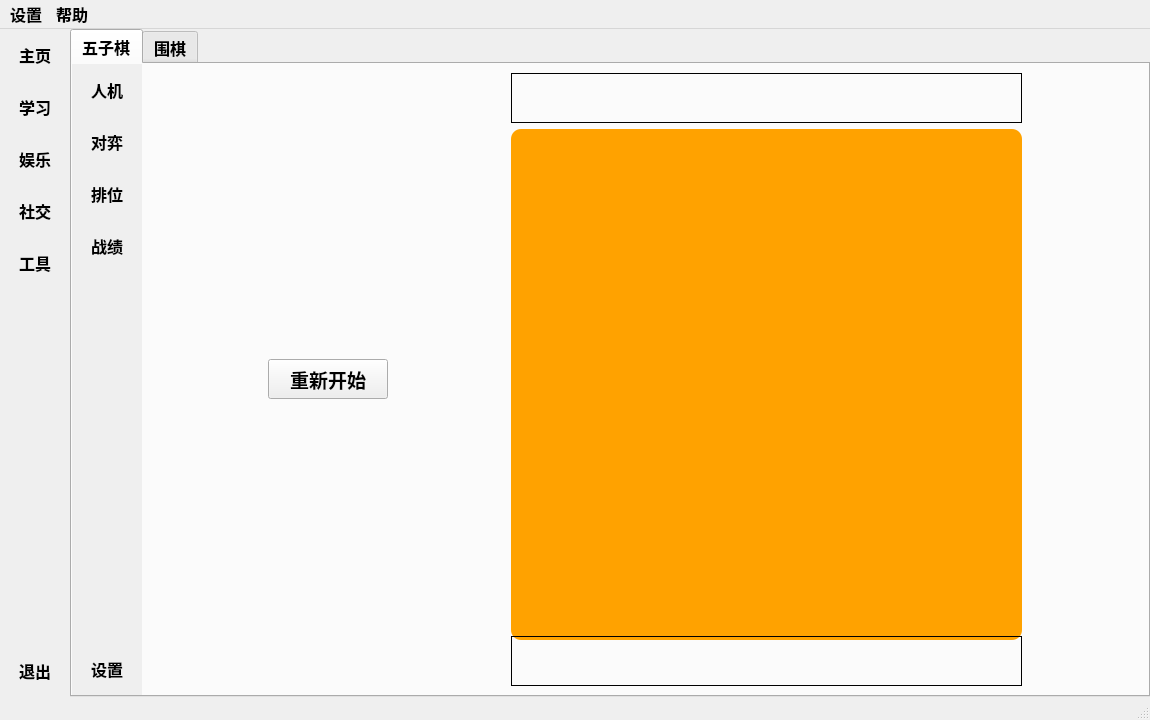
<?xml version="1.0" encoding="UTF-8"?>
<ui version="4.0">
 <class>CMainWindow</class>
 <widget class="QMainWindow" name="CMainWindow">
  <property name="geometry">
   <rect>
    <x>0</x>
    <y>0</y>
    <width>1150</width>
    <height>720</height>
   </rect>
  </property>
  <property name="minimumSize">
   <size>
    <width>1150</width>
    <height>720</height>
   </size>
  </property>
  <property name="font">
   <font>
    <family>微软雅黑</family>
    <pointsize>10</pointsize>
    <weight>50</weight>
    <bold>false</bold>
   </font>
  </property>
  <property name="windowTitle">
   <string>IntelligentWindow</string>
  </property>
  <property name="windowIcon">
   <iconset>
    <normaloff>:/image/ico/intelligentwindow.ico</normaloff>:/image/ico/intelligentwindow.ico</iconset>
  </property>
  <property name="styleSheet">
   <string notr="true"/>
  </property>
  <widget class="QWidget" name="centralwidget">
   <layout class="QGridLayout" name="gridLayout_2">
    <property name="leftMargin">
     <number>0</number>
    </property>
    <property name="topMargin">
     <number>0</number>
    </property>
    <property name="rightMargin">
     <number>0</number>
    </property>
    <property name="bottomMargin">
     <number>0</number>
    </property>
    <property name="spacing">
     <number>0</number>
    </property>
    <item row="0" column="1">
     <widget class="QStackedWidget" name="stackedWidgetMain">
      <property name="autoFillBackground">
       <bool>false</bool>
      </property>
      <property name="frameShape">
       <enum>QFrame::NoFrame</enum>
      </property>
      <property name="currentIndex">
       <number>2</number>
      </property>
      <widget class="QWidget" name="pageMainHome">
       <layout class="QGridLayout" name="gridLayout_3">
        <item row="0" column="0">
         <widget class="QLabel" name="label_8">
          <property name="frameShape">
           <enum>QFrame::Box</enum>
          </property>
          <property name="text">
           <string/>
          </property>
          <property name="pixmap">
           <pixmap>:/image/jpg/4.jpg</pixmap>
          </property>
          <property name="scaledContents">
           <bool>true</bool>
          </property>
         </widget>
        </item>
       </layout>
      </widget>
      <widget class="QWidget" name="pageMainStudy">
       <layout class="QGridLayout" name="gridLayout_4">
        <item row="0" column="0">
         <widget class="QLabel" name="label_2">
          <property name="frameShape">
           <enum>QFrame::Box</enum>
          </property>
          <property name="text">
           <string/>
          </property>
          <property name="pixmap">
           <pixmap>:/image/jpg/4.jpg</pixmap>
          </property>
          <property name="scaledContents">
           <bool>true</bool>
          </property>
         </widget>
        </item>
       </layout>
      </widget>
      <widget class="QWidget" name="pageMainRecreation">
       <property name="autoFillBackground">
        <bool>false</bool>
       </property>
       <layout class="QGridLayout" name="gridLayout_5">
        <property name="leftMargin">
         <number>0</number>
        </property>
        <property name="topMargin">
         <number>0</number>
        </property>
        <property name="rightMargin">
         <number>0</number>
        </property>
        <property name="bottomMargin">
         <number>0</number>
        </property>
        <property name="spacing">
         <number>0</number>
        </property>
        <item row="0" column="0">
         <widget class="QTabWidget" name="tabWidgetRecreation">
          <property name="font">
           <font>
            <family>等线</family>
            <pointsize>12</pointsize>
            <weight>75</weight>
            <bold>true</bold>
           </font>
          </property>
          <property name="currentIndex">
           <number>0</number>
          </property>
          <widget class="QWidget" name="tabGobang">
           <attribute name="title">
            <string>五子棋</string>
           </attribute>
           <layout class="QGridLayout" name="gridLayout_9">
            <property name="leftMargin">
             <number>0</number>
            </property>
            <property name="topMargin">
             <number>0</number>
            </property>
            <property name="rightMargin">
             <number>0</number>
            </property>
            <property name="bottomMargin">
             <number>0</number>
            </property>
            <property name="spacing">
             <number>0</number>
            </property>
            <item row="0" column="0">
             <widget class="QWidget" name="widgetGobangSidedMenu" native="true">
              <property name="enabled">
               <bool>true</bool>
              </property>
              <property name="sizePolicy">
               <sizepolicy hsizetype="Preferred" vsizetype="Preferred">
                <horstretch>0</horstretch>
                <verstretch>0</verstretch>
               </sizepolicy>
              </property>
              <property name="autoFillBackground">
               <bool>true</bool>
              </property>
              <layout class="QGridLayout" name="gridLayout_8">
               <property name="leftMargin">
                <number>0</number>
               </property>
               <property name="topMargin">
                <number>0</number>
               </property>
               <property name="rightMargin">
                <number>0</number>
               </property>
               <property name="bottomMargin">
                <number>0</number>
               </property>
               <property name="spacing">
                <number>0</number>
               </property>
               <item row="5" column="0">
                <widget class="QToolButton" name="toolButtonGobangSetting">
                 <property name="minimumSize">
                  <size>
                   <width>70</width>
                   <height>52</height>
                  </size>
                 </property>
                 <property name="maximumSize">
                  <size>
                   <width>70</width>
                   <height>52</height>
                  </size>
                 </property>
                 <property name="font">
                  <font>
                   <family>等线</family>
                   <pointsize>12</pointsize>
                   <weight>75</weight>
                   <bold>true</bold>
                  </font>
                 </property>
                 <property name="text">
                  <string>设置</string>
                 </property>
                 <property name="icon">
                  <iconset resource="intelligentwindowclient.qrc">
                   <normaloff>:/pictures/ico/settings.ico</normaloff>:/pictures/ico/settings.ico</iconset>
                 </property>
                 <property name="iconSize">
                  <size>
                   <width>30</width>
                   <height>30</height>
                  </size>
                 </property>
                 <property name="checkable">
                  <bool>false</bool>
                 </property>
                 <property name="checked">
                  <bool>false</bool>
                 </property>
                 <property name="popupMode">
                  <enum>QToolButton::DelayedPopup</enum>
                 </property>
                 <property name="toolButtonStyle">
                  <enum>Qt::ToolButtonTextUnderIcon</enum>
                 </property>
                 <property name="autoRaise">
                  <bool>true</bool>
                 </property>
                </widget>
               </item>
               <item row="1" column="0">
                <widget class="QToolButton" name="toolButtonGobangPVP">
                 <property name="minimumSize">
                  <size>
                   <width>70</width>
                   <height>52</height>
                  </size>
                 </property>
                 <property name="maximumSize">
                  <size>
                   <width>70</width>
                   <height>52</height>
                  </size>
                 </property>
                 <property name="font">
                  <font>
                   <family>等线</family>
                   <pointsize>12</pointsize>
                   <weight>75</weight>
                   <bold>true</bold>
                  </font>
                 </property>
                 <property name="toolTip">
                  <string/>
                 </property>
                 <property name="text">
                  <string>对弈</string>
                 </property>
                 <property name="icon">
                  <iconset resource="intelligentwindowclient.qrc">
                   <normaloff>:/pictures/ico/users.ico</normaloff>:/pictures/ico/users.ico</iconset>
                 </property>
                 <property name="iconSize">
                  <size>
                   <width>28</width>
                   <height>28</height>
                  </size>
                 </property>
                 <property name="checkable">
                  <bool>false</bool>
                 </property>
                 <property name="checked">
                  <bool>false</bool>
                 </property>
                 <property name="popupMode">
                  <enum>QToolButton::DelayedPopup</enum>
                 </property>
                 <property name="toolButtonStyle">
                  <enum>Qt::ToolButtonTextUnderIcon</enum>
                 </property>
                 <property name="autoRaise">
                  <bool>true</bool>
                 </property>
                </widget>
               </item>
               <item row="2" column="0">
                <widget class="QToolButton" name="toolButtonGobangQualifying">
                 <property name="minimumSize">
                  <size>
                   <width>70</width>
                   <height>52</height>
                  </size>
                 </property>
                 <property name="maximumSize">
                  <size>
                   <width>70</width>
                   <height>52</height>
                  </size>
                 </property>
                 <property name="font">
                  <font>
                   <family>等线</family>
                   <pointsize>12</pointsize>
                   <weight>75</weight>
                   <bold>true</bold>
                  </font>
                 </property>
                 <property name="text">
                  <string>排位</string>
                 </property>
                 <property name="icon">
                  <iconset resource="intelligentwindowclient.qrc">
                   <normaloff>:/pictures/ico/Trophy.ico</normaloff>:/pictures/ico/Trophy.ico</iconset>
                 </property>
                 <property name="iconSize">
                  <size>
                   <width>30</width>
                   <height>30</height>
                  </size>
                 </property>
                 <property name="checkable">
                  <bool>false</bool>
                 </property>
                 <property name="checked">
                  <bool>false</bool>
                 </property>
                 <property name="popupMode">
                  <enum>QToolButton::DelayedPopup</enum>
                 </property>
                 <property name="toolButtonStyle">
                  <enum>Qt::ToolButtonTextUnderIcon</enum>
                 </property>
                 <property name="autoRaise">
                  <bool>true</bool>
                 </property>
                </widget>
               </item>
               <item row="0" column="0">
                <widget class="QToolButton" name="toolButtonGobangPVC">
                 <property name="minimumSize">
                  <size>
                   <width>70</width>
                   <height>52</height>
                  </size>
                 </property>
                 <property name="maximumSize">
                  <size>
                   <width>70</width>
                   <height>52</height>
                  </size>
                 </property>
                 <property name="font">
                  <font>
                   <family>等线</family>
                   <pointsize>12</pointsize>
                   <weight>75</weight>
                   <bold>true</bold>
                  </font>
                 </property>
                 <property name="toolTip">
                  <string/>
                 </property>
                 <property name="styleSheet">
                  <string notr="true"/>
                 </property>
                 <property name="text">
                  <string>人机</string>
                 </property>
                 <property name="icon">
                  <iconset resource="intelligentwindowclient.qrc">
                   <normaloff>:/pictures/ico/Calcbot.ico</normaloff>:/pictures/ico/Calcbot.ico</iconset>
                 </property>
                 <property name="iconSize">
                  <size>
                   <width>30</width>
                   <height>30</height>
                  </size>
                 </property>
                 <property name="checkable">
                  <bool>false</bool>
                 </property>
                 <property name="checked">
                  <bool>false</bool>
                 </property>
                 <property name="popupMode">
                  <enum>QToolButton::DelayedPopup</enum>
                 </property>
                 <property name="toolButtonStyle">
                  <enum>Qt::ToolButtonTextUnderIcon</enum>
                 </property>
                 <property name="autoRaise">
                  <bool>true</bool>
                 </property>
                </widget>
               </item>
               <item row="4" column="0">
                <spacer name="verticalSpacer_2">
                 <property name="orientation">
                  <enum>Qt::Vertical</enum>
                 </property>
                 <property name="sizeHint" stdset="0">
                  <size>
                   <width>20</width>
                   <height>40</height>
                  </size>
                 </property>
                </spacer>
               </item>
               <item row="3" column="0">
                <widget class="QToolButton" name="toolButtonGobangRecord">
                 <property name="minimumSize">
                  <size>
                   <width>70</width>
                   <height>52</height>
                  </size>
                 </property>
                 <property name="maximumSize">
                  <size>
                   <width>70</width>
                   <height>52</height>
                  </size>
                 </property>
                 <property name="font">
                  <font>
                   <family>等线</family>
                   <pointsize>12</pointsize>
                   <weight>75</weight>
                   <bold>true</bold>
                  </font>
                 </property>
                 <property name="text">
                  <string>战绩</string>
                 </property>
                 <property name="icon">
                  <iconset resource="intelligentwindowclient.qrc">
                   <normaloff>:/pictures/ico/history.ico</normaloff>:/pictures/ico/history.ico</iconset>
                 </property>
                 <property name="iconSize">
                  <size>
                   <width>30</width>
                   <height>30</height>
                  </size>
                 </property>
                 <property name="checkable">
                  <bool>false</bool>
                 </property>
                 <property name="checked">
                  <bool>false</bool>
                 </property>
                 <property name="popupMode">
                  <enum>QToolButton::DelayedPopup</enum>
                 </property>
                 <property name="toolButtonStyle">
                  <enum>Qt::ToolButtonTextUnderIcon</enum>
                 </property>
                 <property name="autoRaise">
                  <bool>true</bool>
                 </property>
                </widget>
               </item>
              </layout>
             </widget>
            </item>
            <item row="0" column="1">
             <widget class="QStackedWidget" name="stackedWidgetGobang">
              <property name="frameShape">
               <enum>QFrame::NoFrame</enum>
              </property>
              <property name="currentIndex">
               <number>0</number>
              </property>
              <widget class="QWidget" name="pageGobangPVC">
               <layout class="QGridLayout" name="gridLayout_10">
                <item row="0" column="1">
                 <widget class="QLabel" name="labelWhitePlayerMessage">
                  <property name="sizePolicy">
                   <sizepolicy hsizetype="Fixed" vsizetype="Fixed">
                    <horstretch>0</horstretch>
                    <verstretch>0</verstretch>
                   </sizepolicy>
                  </property>
                  <property name="minimumSize">
                   <size>
                    <width>511</width>
                    <height>50</height>
                   </size>
                  </property>
                  <property name="maximumSize">
                   <size>
                    <width>511</width>
                    <height>50</height>
                   </size>
                  </property>
                  <property name="frameShape">
                   <enum>QFrame::Box</enum>
                  </property>
                  <property name="text">
                   <string/>
                  </property>
                  <property name="alignment">
                   <set>Qt::AlignCenter</set>
                  </property>
                 </widget>
                </item>
                <item row="1" column="0">
                 <widget class="QPushButton" name="pushButtonRestart">
                  <property name="sizePolicy">
                   <sizepolicy hsizetype="Fixed" vsizetype="Fixed">
                    <horstretch>0</horstretch>
                    <verstretch>0</verstretch>
                   </sizepolicy>
                  </property>
                  <property name="minimumSize">
                   <size>
                    <width>120</width>
                    <height>40</height>
                   </size>
                  </property>
                  <property name="maximumSize">
                   <size>
                    <width>120</width>
                    <height>40</height>
                   </size>
                  </property>
                  <property name="font">
                   <font>
                    <family>等线</family>
                    <pointsize>14</pointsize>
                    <weight>75</weight>
                    <bold>true</bold>
                   </font>
                  </property>
                  <property name="text">
                   <string>重新开始</string>
                  </property>
                 </widget>
                </item>
                <item row="1" column="1">
                 <widget class="CGobangChessboard" name="labelGobangPVCChessboard">
                  <property name="sizePolicy">
                   <sizepolicy hsizetype="Fixed" vsizetype="Fixed">
                    <horstretch>0</horstretch>
                    <verstretch>0</verstretch>
                   </sizepolicy>
                  </property>
                  <property name="minimumSize">
                   <size>
                    <width>511</width>
                    <height>511</height>
                   </size>
                  </property>
                  <property name="maximumSize">
                   <size>
                    <width>511</width>
                    <height>511</height>
                   </size>
                  </property>
                  <property name="styleSheet">
                   <string notr="true">background:rgb(255, 162, 0);
border-radius:10px;</string>
                  </property>
                  <property name="frameShape">
                   <enum>QFrame::NoFrame</enum>
                  </property>
                  <property name="text">
                   <string/>
                  </property>
                  <property name="scaledContents">
                   <bool>true</bool>
                  </property>
                 </widget>
                </item>
                <item row="2" column="1">
                 <widget class="QLabel" name="labelBlackPlayerMessage">
                  <property name="sizePolicy">
                   <sizepolicy hsizetype="Fixed" vsizetype="Fixed">
                    <horstretch>0</horstretch>
                    <verstretch>0</verstretch>
                   </sizepolicy>
                  </property>
                  <property name="minimumSize">
                   <size>
                    <width>511</width>
                    <height>50</height>
                   </size>
                  </property>
                  <property name="maximumSize">
                   <size>
                    <width>511</width>
                    <height>50</height>
                   </size>
                  </property>
                  <property name="frameShape">
                   <enum>QFrame::Box</enum>
                  </property>
                  <property name="text">
                   <string/>
                  </property>
                  <property name="alignment">
                   <set>Qt::AlignCenter</set>
                  </property>
                 </widget>
                </item>
               </layout>
              </widget>
              <widget class="QWidget" name="pageGobangPVP">
               <widget class="QLabel" name="label_10">
                <property name="geometry">
                 <rect>
                  <x>290</x>
                  <y>190</y>
                  <width>31</width>
                  <height>21</height>
                 </rect>
                </property>
                <property name="text">
                 <string>对弈</string>
                </property>
               </widget>
              </widget>
              <widget class="QWidget" name="pageGobangQualifying">
               <widget class="QLabel" name="label_9">
                <property name="geometry">
                 <rect>
                  <x>290</x>
                  <y>190</y>
                  <width>31</width>
                  <height>21</height>
                 </rect>
                </property>
                <property name="text">
                 <string>排位</string>
                </property>
               </widget>
              </widget>
              <widget class="QWidget" name="pageGobangRecord">
               <widget class="QLabel" name="label_3">
                <property name="geometry">
                 <rect>
                  <x>290</x>
                  <y>190</y>
                  <width>31</width>
                  <height>21</height>
                 </rect>
                </property>
                <property name="text">
                 <string>战绩</string>
                </property>
               </widget>
              </widget>
              <widget class="QWidget" name="pageGobangSetting">
               <widget class="QLabel" name="label_6">
                <property name="geometry">
                 <rect>
                  <x>290</x>
                  <y>190</y>
                  <width>31</width>
                  <height>21</height>
                 </rect>
                </property>
                <property name="text">
                 <string>设置</string>
                </property>
               </widget>
              </widget>
             </widget>
            </item>
           </layout>
          </widget>
          <widget class="QWidget" name="tab_2">
           <attribute name="title">
            <string>围棋</string>
           </attribute>
           <layout class="QGridLayout" name="gridLayout_11">
            <item row="0" column="0">
             <widget class="QLabel" name="label_7">
              <property name="frameShape">
               <enum>QFrame::Box</enum>
              </property>
              <property name="text">
               <string/>
              </property>
              <property name="pixmap">
               <pixmap>:/image/jpg/4.jpg</pixmap>
              </property>
              <property name="scaledContents">
               <bool>true</bool>
              </property>
             </widget>
            </item>
           </layout>
          </widget>
         </widget>
        </item>
       </layout>
      </widget>
      <widget class="QWidget" name="pageMainSociology">
       <layout class="QGridLayout" name="gridLayout_6">
        <item row="0" column="0">
         <widget class="QLabel" name="label_4">
          <property name="frameShape">
           <enum>QFrame::Box</enum>
          </property>
          <property name="text">
           <string/>
          </property>
          <property name="pixmap">
           <pixmap>:/image/jpg/4.jpg</pixmap>
          </property>
          <property name="scaledContents">
           <bool>true</bool>
          </property>
         </widget>
        </item>
       </layout>
      </widget>
      <widget class="QWidget" name="pageMainTools">
       <layout class="QGridLayout" name="gridLayout_7">
        <item row="0" column="0">
         <widget class="QLabel" name="label_5">
          <property name="frameShape">
           <enum>QFrame::Box</enum>
          </property>
          <property name="text">
           <string/>
          </property>
          <property name="pixmap">
           <pixmap>:/image/jpg/4.jpg</pixmap>
          </property>
          <property name="scaledContents">
           <bool>true</bool>
          </property>
         </widget>
        </item>
       </layout>
      </widget>
     </widget>
    </item>
    <item row="0" column="0">
     <widget class="QWidget" name="widgetSidedMenu" native="true">
      <property name="enabled">
       <bool>true</bool>
      </property>
      <property name="sizePolicy">
       <sizepolicy hsizetype="Preferred" vsizetype="Preferred">
        <horstretch>0</horstretch>
        <verstretch>0</verstretch>
       </sizepolicy>
      </property>
      <property name="autoFillBackground">
       <bool>true</bool>
      </property>
      <layout class="QGridLayout" name="gridLayout">
       <property name="leftMargin">
        <number>0</number>
       </property>
       <property name="topMargin">
        <number>0</number>
       </property>
       <property name="rightMargin">
        <number>0</number>
       </property>
       <property name="bottomMargin">
        <number>0</number>
       </property>
       <property name="spacing">
        <number>0</number>
       </property>
       <item row="0" column="0">
        <widget class="QToolButton" name="toolButtonHome">
         <property name="minimumSize">
          <size>
           <width>70</width>
           <height>52</height>
          </size>
         </property>
         <property name="maximumSize">
          <size>
           <width>70</width>
           <height>52</height>
          </size>
         </property>
         <property name="font">
          <font>
           <family>等线</family>
           <pointsize>12</pointsize>
           <weight>75</weight>
           <bold>true</bold>
          </font>
         </property>
         <property name="toolTip">
          <string/>
         </property>
         <property name="styleSheet">
          <string notr="true"/>
         </property>
         <property name="text">
          <string>主页</string>
         </property>
         <property name="icon">
          <iconset resource="intelligentwindowclient.qrc">
           <normaloff>:/pictures/ico/intelligentwindow.ico</normaloff>:/pictures/ico/intelligentwindow.ico</iconset>
         </property>
         <property name="iconSize">
          <size>
           <width>32</width>
           <height>32</height>
          </size>
         </property>
         <property name="checkable">
          <bool>false</bool>
         </property>
         <property name="checked">
          <bool>false</bool>
         </property>
         <property name="popupMode">
          <enum>QToolButton::DelayedPopup</enum>
         </property>
         <property name="toolButtonStyle">
          <enum>Qt::ToolButtonTextUnderIcon</enum>
         </property>
         <property name="autoRaise">
          <bool>true</bool>
         </property>
        </widget>
       </item>
       <item row="1" column="0">
        <widget class="QToolButton" name="toolButtonStudy">
         <property name="minimumSize">
          <size>
           <width>70</width>
           <height>52</height>
          </size>
         </property>
         <property name="maximumSize">
          <size>
           <width>70</width>
           <height>52</height>
          </size>
         </property>
         <property name="font">
          <font>
           <family>等线</family>
           <pointsize>12</pointsize>
           <weight>75</weight>
           <bold>true</bold>
          </font>
         </property>
         <property name="toolTip">
          <string/>
         </property>
         <property name="text">
          <string>学习</string>
         </property>
         <property name="icon">
          <iconset resource="intelligentwindowclient.qrc">
           <normaloff>:/pictures/ico/contacts.ico</normaloff>:/pictures/ico/contacts.ico</iconset>
         </property>
         <property name="iconSize">
          <size>
           <width>30</width>
           <height>30</height>
          </size>
         </property>
         <property name="checkable">
          <bool>false</bool>
         </property>
         <property name="checked">
          <bool>false</bool>
         </property>
         <property name="popupMode">
          <enum>QToolButton::DelayedPopup</enum>
         </property>
         <property name="toolButtonStyle">
          <enum>Qt::ToolButtonTextUnderIcon</enum>
         </property>
         <property name="autoRaise">
          <bool>true</bool>
         </property>
        </widget>
       </item>
       <item row="2" column="0">
        <widget class="QToolButton" name="toolButtonRecreation">
         <property name="minimumSize">
          <size>
           <width>70</width>
           <height>52</height>
          </size>
         </property>
         <property name="maximumSize">
          <size>
           <width>70</width>
           <height>52</height>
          </size>
         </property>
         <property name="font">
          <font>
           <family>等线</family>
           <pointsize>12</pointsize>
           <weight>75</weight>
           <bold>true</bold>
          </font>
         </property>
         <property name="text">
          <string>娱乐</string>
         </property>
         <property name="icon">
          <iconset resource="intelligentwindowclient.qrc">
           <normaloff>:/pictures/ico/xbox.ico</normaloff>:/pictures/ico/xbox.ico</iconset>
         </property>
         <property name="iconSize">
          <size>
           <width>30</width>
           <height>30</height>
          </size>
         </property>
         <property name="checkable">
          <bool>false</bool>
         </property>
         <property name="checked">
          <bool>false</bool>
         </property>
         <property name="popupMode">
          <enum>QToolButton::DelayedPopup</enum>
         </property>
         <property name="toolButtonStyle">
          <enum>Qt::ToolButtonTextUnderIcon</enum>
         </property>
         <property name="autoRaise">
          <bool>true</bool>
         </property>
        </widget>
       </item>
       <item row="3" column="0">
        <widget class="QToolButton" name="toolButtonSociology">
         <property name="minimumSize">
          <size>
           <width>70</width>
           <height>52</height>
          </size>
         </property>
         <property name="maximumSize">
          <size>
           <width>70</width>
           <height>52</height>
          </size>
         </property>
         <property name="font">
          <font>
           <family>等线</family>
           <pointsize>12</pointsize>
           <weight>75</weight>
           <bold>true</bold>
          </font>
         </property>
         <property name="text">
          <string>社交</string>
         </property>
         <property name="icon">
          <iconset resource="intelligentwindowclient.qrc">
           <normaloff>:/pictures/ico/chat.ico</normaloff>:/pictures/ico/chat.ico</iconset>
         </property>
         <property name="iconSize">
          <size>
           <width>34</width>
           <height>34</height>
          </size>
         </property>
         <property name="checkable">
          <bool>false</bool>
         </property>
         <property name="checked">
          <bool>false</bool>
         </property>
         <property name="popupMode">
          <enum>QToolButton::DelayedPopup</enum>
         </property>
         <property name="toolButtonStyle">
          <enum>Qt::ToolButtonTextUnderIcon</enum>
         </property>
         <property name="autoRaise">
          <bool>true</bool>
         </property>
        </widget>
       </item>
       <item row="4" column="0">
        <widget class="QToolButton" name="toolButtonKit">
         <property name="minimumSize">
          <size>
           <width>70</width>
           <height>52</height>
          </size>
         </property>
         <property name="maximumSize">
          <size>
           <width>70</width>
           <height>52</height>
          </size>
         </property>
         <property name="font">
          <font>
           <family>等线</family>
           <pointsize>12</pointsize>
           <weight>75</weight>
           <bold>true</bold>
          </font>
         </property>
         <property name="text">
          <string>工具</string>
         </property>
         <property name="icon">
          <iconset resource="intelligentwindowclient.qrc">
           <normaloff>:/pictures/ico/bag.ico</normaloff>:/pictures/ico/bag.ico</iconset>
         </property>
         <property name="iconSize">
          <size>
           <width>32</width>
           <height>32</height>
          </size>
         </property>
         <property name="checkable">
          <bool>false</bool>
         </property>
         <property name="checked">
          <bool>false</bool>
         </property>
         <property name="popupMode">
          <enum>QToolButton::DelayedPopup</enum>
         </property>
         <property name="toolButtonStyle">
          <enum>Qt::ToolButtonTextUnderIcon</enum>
         </property>
         <property name="autoRaise">
          <bool>true</bool>
         </property>
        </widget>
       </item>
       <item row="5" column="0">
        <spacer name="verticalSpacer">
         <property name="orientation">
          <enum>Qt::Vertical</enum>
         </property>
         <property name="sizeHint" stdset="0">
          <size>
           <width>20</width>
           <height>40</height>
          </size>
         </property>
        </spacer>
       </item>
       <item row="6" column="0">
        <widget class="QToolButton" name="toolButtonLogout">
         <property name="minimumSize">
          <size>
           <width>70</width>
           <height>52</height>
          </size>
         </property>
         <property name="maximumSize">
          <size>
           <width>70</width>
           <height>52</height>
          </size>
         </property>
         <property name="font">
          <font>
           <family>等线</family>
           <pointsize>12</pointsize>
           <weight>75</weight>
           <bold>true</bold>
          </font>
         </property>
         <property name="text">
          <string>退出</string>
         </property>
         <property name="icon">
          <iconset resource="intelligentwindowclient.qrc">
           <normaloff>:/pictures/ico/close.ico</normaloff>:/pictures/ico/close.ico</iconset>
         </property>
         <property name="iconSize">
          <size>
           <width>30</width>
           <height>30</height>
          </size>
         </property>
         <property name="checkable">
          <bool>false</bool>
         </property>
         <property name="checked">
          <bool>false</bool>
         </property>
         <property name="popupMode">
          <enum>QToolButton::DelayedPopup</enum>
         </property>
         <property name="toolButtonStyle">
          <enum>Qt::ToolButtonTextUnderIcon</enum>
         </property>
         <property name="autoRaise">
          <bool>true</bool>
         </property>
        </widget>
       </item>
      </layout>
     </widget>
    </item>
   </layout>
  </widget>
  <widget class="QMenuBar" name="menubar">
   <property name="geometry">
    <rect>
     <x>0</x>
     <y>0</y>
     <width>1150</width>
     <height>23</height>
    </rect>
   </property>
   <property name="font">
    <font>
     <family>等线</family>
     <pointsize>12</pointsize>
     <weight>75</weight>
     <bold>true</bold>
    </font>
   </property>
   <widget class="QMenu" name="menuSet">
    <property name="font">
     <font>
      <family>等线</family>
      <pointsize>12</pointsize>
      <weight>75</weight>
      <bold>true</bold>
     </font>
    </property>
    <property name="styleSheet">
     <string notr="true"/>
    </property>
    <property name="tearOffEnabled">
     <bool>false</bool>
    </property>
    <property name="title">
     <string>设置</string>
    </property>
    <property name="separatorsCollapsible">
     <bool>false</bool>
    </property>
    <property name="toolTipsVisible">
     <bool>false</bool>
    </property>
    <widget class="QMenu" name="menuMine">
     <property name="styleSheet">
      <string notr="true"/>
     </property>
     <property name="tearOffEnabled">
      <bool>false</bool>
     </property>
     <property name="title">
      <string>个人中心</string>
     </property>
     <property name="icon">
      <iconset resource="intelligentwindowclient.qrc">
       <normaloff>:/pictures/ico/netlog.ico</normaloff>:/pictures/ico/netlog.ico</iconset>
     </property>
     <addaction name="actionModifyPassword"/>
     <addaction name="actionModifySecretiveQuestions"/>
    </widget>
    <addaction name="menuMine"/>
    <addaction name="separator"/>
    <addaction name="actionStyle"/>
    <addaction name="separator"/>
    <addaction name="actionComponents"/>
   </widget>
   <widget class="QMenu" name="menuHelp">
    <property name="font">
     <font>
      <family>等线</family>
      <pointsize>12</pointsize>
      <weight>75</weight>
      <bold>true</bold>
     </font>
    </property>
    <property name="title">
     <string>帮助</string>
    </property>
    <addaction name="actionOPI"/>
    <addaction name="actionFeedback"/>
    <addaction name="separator"/>
    <addaction name="actionUpdate"/>
    <addaction name="actionRepair"/>
    <addaction name="separator"/>
    <addaction name="actionGuide"/>
   </widget>
   <addaction name="menuSet"/>
   <addaction name="menuHelp"/>
  </widget>
  <widget class="QStatusBar" name="statusbar"/>
  <action name="actionStyle">
   <property name="icon">
    <iconset resource="intelligentwindowclient.qrc">
     <normaloff>:/pictures/ico/hanger.ico</normaloff>:/pictures/ico/hanger.ico</iconset>
   </property>
   <property name="text">
    <string>修改样式</string>
   </property>
  </action>
  <action name="actionFeedback">
   <property name="icon">
    <iconset resource="intelligentwindowclient.qrc">
     <normaloff>:/pictures/ico/Market_Analysis.ico</normaloff>:/pictures/ico/Market_Analysis.ico</iconset>
   </property>
   <property name="text">
    <string>提交反馈</string>
   </property>
  </action>
  <action name="actionOPI">
   <property name="icon">
    <iconset resource="intelligentwindowclient.qrc">
     <normaloff>:/pictures/ico/certificate.ico</normaloff>:/pictures/ico/certificate.ico</iconset>
   </property>
   <property name="text">
    <string>产品信息</string>
   </property>
  </action>
  <action name="actionUpdate">
   <property name="icon">
    <iconset resource="intelligentwindowclient.qrc">
     <normaloff>:/pictures/ico/cloud_download.ico</normaloff>:/pictures/ico/cloud_download.ico</iconset>
   </property>
   <property name="text">
    <string>获取更新</string>
   </property>
  </action>
  <action name="actionRepair">
   <property name="icon">
    <iconset resource="intelligentwindowclient.qrc">
     <normaloff>:/pictures/ico/repair.ico</normaloff>:/pictures/ico/repair.ico</iconset>
   </property>
   <property name="text">
    <string>修复错误</string>
   </property>
  </action>
  <action name="actionComponents">
   <property name="icon">
    <iconset resource="intelligentwindowclient.qrc">
     <normaloff>:/pictures/ico/64_plugin.ico</normaloff>:/pictures/ico/64_plugin.ico</iconset>
   </property>
   <property name="text">
    <string>设置插件</string>
   </property>
  </action>
  <action name="actionModifyPassword">
   <property name="icon">
    <iconset resource="intelligentwindowclient.qrc">
     <normaloff>:/pictures/ico/penciledit.ico</normaloff>:/pictures/ico/penciledit.ico</iconset>
   </property>
   <property name="text">
    <string>修改密码</string>
   </property>
   <property name="font">
    <font>
     <family>等线</family>
     <pointsize>12</pointsize>
     <weight>75</weight>
     <bold>true</bold>
    </font>
   </property>
  </action>
  <action name="actionModifySecretiveQuestions">
   <property name="icon">
    <iconset resource="intelligentwindowclient.qrc">
     <normaloff>:/pictures/ico/penciledit.ico</normaloff>:/pictures/ico/penciledit.ico</iconset>
   </property>
   <property name="text">
    <string>修改秘问</string>
   </property>
   <property name="font">
    <font>
     <family>等线</family>
     <pointsize>12</pointsize>
     <weight>75</weight>
     <bold>true</bold>
    </font>
   </property>
  </action>
  <action name="actionGuide">
   <property name="icon">
    <iconset resource="intelligentwindowclient.qrc">
     <normaloff>:/pictures/ico/FAQ.ico</normaloff>:/pictures/ico/FAQ.ico</iconset>
   </property>
   <property name="text">
    <string>使用指南</string>
   </property>
  </action>
 </widget>
 <customwidgets>
  <customwidget>
   <class>CGobangChessboard</class>
   <extends>QLabel</extends>
   <header location="global">cgobangchessboard.h</header>
  </customwidget>
 </customwidgets>
 <resources>
  <include location="intelligentwindowclient.qrc"/>
 </resources>
 <connections/>
</ui>
